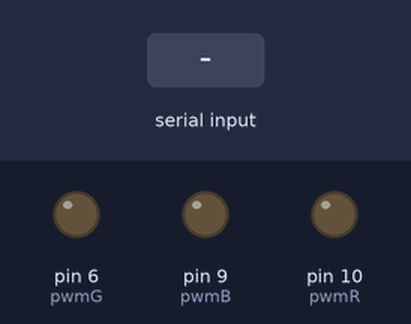
The sketch below on a simulated Arduino Uno, built with avr-gcc and run on an emulated ATmega328P. Shown: output pins drawn as LEDs (lit = HIGH). The inputs (shaded band) are chosen by the test bench.

Above: at 1.2 s.
1.3 s: "90,45,200\n" received over Serial
At 1.8 s:
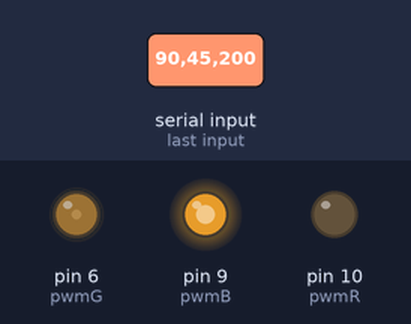
2.8 s: "30,150,10\n" received over Serial
At 4.2 s:
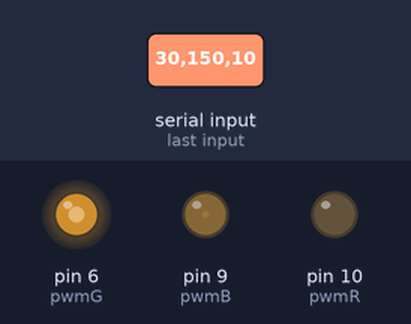
Timing chart, 0 to 5.8 s (numbered marks = the images above; inputs shaded):
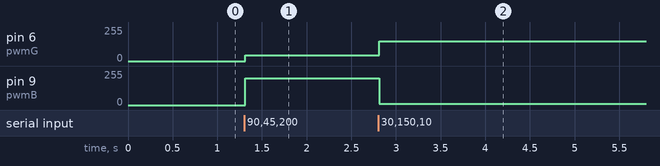

The sketch:

colorOrganArduino.ino
```cpp
//PWM pins
const int pwmR = 10;
const int pwmG = 6;
const int pwmB = 9;

int red = 0;
int green = 0;
int blue = 0;


void setup() {
  Serial.begin(9600);
  pinMode(pwmR, OUTPUT);
  pinMode(pwmG, OUTPUT);
  pinMode(pwmB, OUTPUT);
}

void loop() {
  while (Serial.available() > 0){
    Serial.end();      // close serial port
    Serial.begin(9600); // reenable serial again
      red = Serial.parseInt();
      green = Serial.parseInt();
      blue = Serial.parseInt();
      if (Serial.read() == '\n') {
      analogWrite(pwmR, red);
      analogWrite(pwmG, green);
      analogWrite(pwmB, blue);
      delay(10);
    }
   }
}
```

Measured:
- after the input at 1.3 s, pin 6 (pwmG): 0/255 → 45/255 at once; pin 9 (pwmB): 0/255 → 200/255 at once
- after the input at 2.8 s, pin 6 (pwmG): 45/255 → 150/255 at once; pin 9 (pwmB): 200/255 → 10/255 at once
